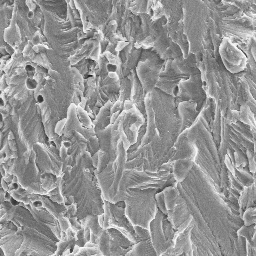
#> input picture Type_Classification/IAI_Aluminum_Data/fatigue/A7075_10mm_250_01_tile_1.png, 256 x 256 px; its folder holds 3 pictures in this run
$ python predict.py
#> lines starting #> are read from the running program, lines starting #| are printed output that depends on the picture
### Type_Classification/lbp/lbp.py
# importing necessary packages
import numpy as np
from skimage import feature


class LocalBinaryPatterns:
    def __init__(self, numPoints, radius):
        # initialising number of points and radius
        self.numPoints = numPoints
        self.radius = radius

    def compute(self, image, eps=1e-7):
        # computing the Local Binary Pattern representation of the image
        # Using LBP representation to build histogram of patterns

        lbp = feature.local_binary_pattern(
            image, self.numPoints, self.radius, method="uniform"
        )
        (hist, _) = np.histogram(
            lbp.ravel(),
            bins=np.arange(0, self.numPoints + 3),
            range=(0, self.numPoints + 2),
        )

        # normalize the histogram
        hist = hist.astype("float")
        hist /= hist.sum() + eps

        # return the histogram of Local Binary Patterns
        return hist

### Type_Classification/predict.py
import argparse
import os

import cv2
import joblib  # For saving and loading models
from imutils import paths
from sklearn.metrics import accuracy_score
from sklearn.model_selection import train_test_split
from sklearn.svm import LinearSVC

from lbp.lbp import LocalBinaryPatterns


def main():
    # Construct the argument parser
    ap = argparse.ArgumentParser()
    ap.add_argument("-d", "--dataset",default='IAI_Aluminum_Data',
                    help="Path to the main dataset folder")
    ap.add_argument("-m", "--model",default='lbp_svc_model.pkl',
                    help="Path to save the trained model (e.g., model.pkl)")
    args = vars(ap.parse_args())

    # Initialize LBP descriptor
    desc = LocalBinaryPatterns(numPoints=16, radius=2)

    data = []
    labels = []

    # Grab all image paths in the dataset
    image_paths = list(paths.list_images(args["dataset"]))

    # Loop over the image paths
    for imagePath in image_paths:
        # Read the image
        image = cv2.imread(imagePath)
#> image is the input picture: shape (256, 256, 3); min 32, max 253, mean 148.3
        # Convert to grayscale
        gray = cv2.cvtColor(image, cv2.COLOR_BGR2GRAY)
        # Compute LBP histogram
        hist = desc.compute(gray)
#> in compute, `lbp = feature.local_binary_pattern( image, self.numPoints, self.radius..`:
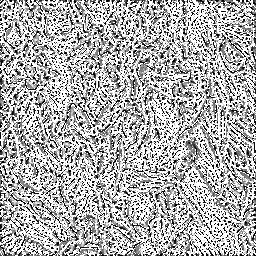
#> lbp: shape (256, 256) float64; min 0, max 17, mean 11.54; drawn with min black and max white
#> in compute, `(hist, _) = np.histogram( lbp.ravel(), bins=np.arange(0, self.numPoint..`: hist = 18 values, max 25407 at index 17, min 1201 at index 4, mean 3640.9
#> in compute, `hist /= hist.sum() + eps`: hist = 18 values, max 0.388 at index 17, min 0.0183 at index 4, mean 0.0556
        # The label is the name of the subfolder
        label = os.path.basename(os.path.dirname(imagePath))

        data.append(hist)
        labels.append(label)
#> pass 2 of the loop in main, `for imagePath in image_paths:`:
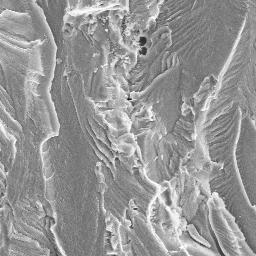
#> input picture Type_Classification/IAI_Aluminum_Data/fatigue/A7075_10mm_250_01_tile_2.png, 256 x 256 px
#> in main, image is the input picture: shape (256, 256, 3); min 21, max 254, mean 149.9
#> in compute (call 2), `lbp = feature.local_binary_pattern( image, self.numPoints, self.radius..`:
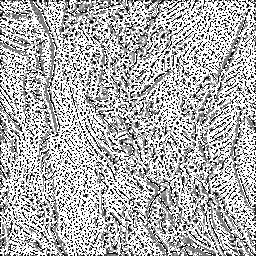
#> lbp: shape (256, 256) float64; min 0, max 17, mean 11.72; drawn with min black and max white
#> in compute (call 2), `(hist, _) = np.histogram( lbp.ravel(), bins=np.arange(0, self.numPoint..`: hist = 18 values, max 26745 at index 17, min 952 at index 12, mean 3640.9
#> in compute (call 2), `hist /= hist.sum() + eps`: hist = 18 values, max 0.408 at index 17, min 0.0145 at index 12, mean 0.0556
#> pass 3 of the loop in main, `for imagePath in image_paths:`:
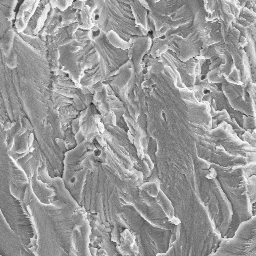
#> input picture Type_Classification/IAI_Aluminum_Data/fatigue/A7075_10mm_250_01_tile_3.png, 256 x 256 px
#> in main, image is the input picture: shape (256, 256, 3); min 26, max 254, mean 152.3
#> in compute (call 3), `lbp = feature.local_binary_pattern( image, self.numPoints, self.radius..`:
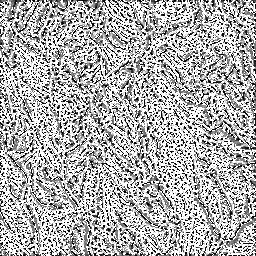
#> lbp: shape (256, 256) float64; min 0, max 17, mean 11.54; drawn with min black and max white
#> in compute (call 3), `(hist, _) = np.histogram( lbp.ravel(), bins=np.arange(0, self.numPoint..`: hist = 18 values, max 25538 at index 17, min 1176 at index 5, mean 3640.9
#> in compute (call 3), `hist /= hist.sum() + eps`: hist = 18 values, max 0.39 at index 17, min 0.0179 at index 5, mean 0.0556

    # Split the data into train (80%) and test (20%)
    (trainData, testData, trainLabels, testLabels) = train_test_split(
        data, labels, test_size=0.2, random_state=42, stratify=labels
    )
#> trainData = 2 items; testData = 1 item; trainLabels = ['fatigue', 'fatigue']; testLabels = ['fatigue']

    # Train a Linear SVM
    model = LinearSVC(C=100.0, random_state=42)
#> (the run stopped early here; a loop or call above may not have finished)
